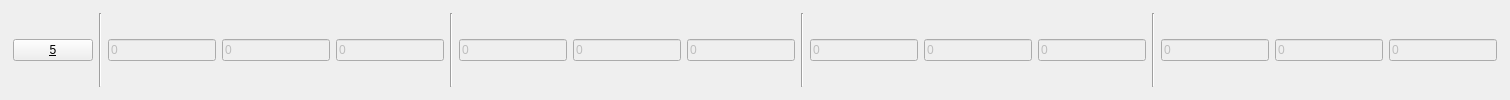
            <widget class="QGroupBox" name="groupbox5">
             <property name="autoFillBackground">
              <bool>false</bool>
             </property>
             <property name="styleSheet">
              <string notr="true">QGroupBox {
  border: 2px solid;
  border-color: rgba(255, 255, 255, 0);
}</string>
             </property>
             <property name="title">
              <string/>
             </property>
             <property name="alignment">
              <set>Qt::AlignLeading|Qt::AlignLeft|Qt::AlignTop</set>
             </property>
             <layout class="QHBoxLayout" name="horizontalLayout_16">
              <item>
               <layout class="QHBoxLayout" name="horizontalLayout_17">
                <item>
                 <widget class="QPushButton" name="valve5">
                  <property name="sizePolicy">
                   <sizepolicy hsizetype="Expanding" vsizetype="Fixed">
                    <horstretch>0</horstretch>
                    <verstretch>0</verstretch>
                   </sizepolicy>
                  </property>
                  <property name="text">
                   <string>&amp;5</string>
                  </property>
                  <property name="checkable">
                   <bool>true</bool>
                  </property>
                 </widget>
                </item>
                <item>
                 <widget class="Line" name="line_27">
                  <property name="orientation">
                   <enum>Qt::Vertical</enum>
                  </property>
                 </widget>
                </item>
                <item>
                 <widget class="QLineEdit" name="edit5_delayh">
                  <property name="enabled">
                   <bool>false</bool>
                  </property>
                  <property name="styleSheet">
                   <string notr="true"/>
                  </property>
                  <property name="text">
                   <string>0</string>
                  </property>
                 </widget>
                </item>
                <item>
                 <widget class="QLineEdit" name="edit5_delaym">
                  <property name="enabled">
                   <bool>false</bool>
                  </property>
                  <property name="text">
                   <string>0</string>
                  </property>
                 </widget>
                </item>
                <item>
                 <widget class="QLineEdit" name="edit5_delays">
                  <property name="enabled">
                   <bool>false</bool>
                  </property>
                  <property name="text">
                   <string>0</string>
                  </property>
                 </widget>
                </item>
                <item>
                 <widget class="Line" name="line_28">
                  <property name="orientation">
                   <enum>Qt::Vertical</enum>
                  </property>
                 </widget>
                </item>
                <item>
                 <widget class="QLineEdit" name="edit5_onh">
                  <property name="enabled">
                   <bool>false</bool>
                  </property>
                  <property name="text">
                   <string>0</string>
                  </property>
                 </widget>
                </item>
                <item>
                 <widget class="QLineEdit" name="edit5_onm">
                  <property name="enabled">
                   <bool>false</bool>
                  </property>
                  <property name="text">
                   <string>0</string>
                  </property>
                 </widget>
                </item>
                <item>
                 <widget class="QLineEdit" name="edit5_ons">
                  <property name="enabled">
                   <bool>false</bool>
                  </property>
                  <property name="text">
                   <string>0</string>
                  </property>
                 </widget>
                </item>
                <item>
                 <widget class="Line" name="line_29">
                  <property name="orientation">
                   <enum>Qt::Vertical</enum>
                  </property>
                 </widget>
                </item>
                <item>
                 <widget class="QLineEdit" name="edit5_offh">
                  <property name="enabled">
                   <bool>false</bool>
                  </property>
                  <property name="text">
                   <string>0</string>
                  </property>
                 </widget>
                </item>
                <item>
                 <widget class="QLineEdit" name="edit5_offm">
                  <property name="enabled">
                   <bool>false</bool>
                  </property>
                  <property name="text">
                   <string>0</string>
                  </property>
                 </widget>
                </item>
                <item>
                 <widget class="QLineEdit" name="edit5_offs">
                  <property name="enabled">
                   <bool>false</bool>
                  </property>
                  <property name="text">
                   <string>0</string>
                  </property>
                  <property name="placeholderText">
                   <string/>
                  </property>
                 </widget>
                </item>
                <item>
                 <widget class="Line" name="line_30">
                  <property name="orientation">
                   <enum>Qt::Vertical</enum>
                  </property>
                 </widget>
                </item>
                <item>
                 <widget class="QLineEdit" name="edit5_totalh">
                  <property name="enabled">
                   <bool>false</bool>
                  </property>
                  <property name="text">
                   <string>0</string>
                  </property>
                  <property name="placeholderText">
                   <string/>
                  </property>
                 </widget>
                </item>
                <item>
                 <widget class="QLineEdit" name="edit5_totalm">
                  <property name="enabled">
                   <bool>false</bool>
                  </property>
                  <property name="text">
                   <string>0</string>
                  </property>
                  <property name="placeholderText">
                   <string/>
                  </property>
                 </widget>
                </item>
                <item>
                 <widget class="QLineEdit" name="edit5_totals">
                  <property name="enabled">
                   <bool>false</bool>
                  </property>
                  <property name="text">
                   <string>0</string>
                  </property>
                  <property name="placeholderText">
                   <string/>
                  </property>
                 </widget>
                </item>
               </layout>
              </item>
             </layout>
            </widget>
